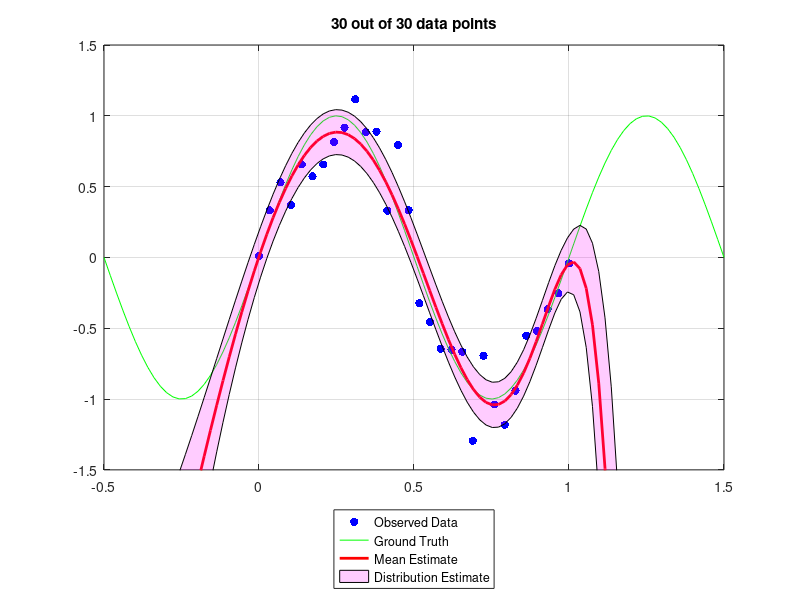

The MATLAB script that drew this image:
%% Bayesian Curve Fitting
% Author: Karl Ezra Pilario, 31 Aug 2018
% Reference: Bishop, Pattern Recognition and Machine Learning, 2006

%% Generate training data and set parameters
clear;
N = 30;                                 % Number of data points
x = linspace(0,1,N);                    % Training data, x
t = sin(2*pi*x) + 0.2*randn(size(x));   % Training data, t
X = linspace(-0.5,1.5,100);             % Define finely separated x values
T = sin(2*pi*X);                        % Compute a smooth curve for X

% Set the constant values. Note: precision = 1/variance
a = 5e-3;       % alpha, precision of the weights, w
b = 11.1;       % beta,  precision of the inputs, x
D = 9;          % degree of polynomial to be fitted
M = D+1;        % no. of parameters in the model
W = 0.5*[1 -1]; % no. of std devs for predictive distribution

% Randomize incoming training data points
ind = randperm(N);
t = t(ind); x = x(ind);

z = input('Make a GIF? (y/n): ','s');
if z == 'y', filename = 'bayesiancurvefit.gif'; end
clc;

for j = 1:N
%% Perform sequential curve fitting

    t2 = t(1:j); x2 = x(1:j);               % Collect points 1 to j
    phi = bsxfun(@power,x2',0:D)';          % Design matrix, Eq. (3.16)
    Sinv = a*eye(M) + b*(phi*phi');         % Cov(weights), Eq. (1.72)
    PHI = bsxfun(@power,X',0:D)';           % Finely separated x
    s = zeros(size(X)); m = s;
    for k = 1:length(X)
        m(k) = b*PHI(:,k)'*(Sinv\(phi*t2'));    % Mean, Eq. (1.70)
        s(k) = 1/b + PHI(:,k)'*(Sinv\PHI(:,k));	% Var, Eq. (1.71)
    end
    
%% Plot the results

    f = figure(1); 
    clf; scatter(x2,t2,'b','filled');           % Plot data points 1 to j 
    hold on; grid on; box on;
    axis([-0.5 1.5 -1.5 1.5]);                  % Fix the axes
    plot(X,T,'g',X,m,'r-','LineWidth',2);       % Plot m(x)
    p1 = W(1)*sqrt(s)+m;                        % Solve for +W*s(x)
    p2 = W(2)*sqrt(s)+m;                        % Solve for -W*s(x)
    p = [X fliplr(X); p1 fliplr(p2)];           % Boundary pts for fill
    h = fill(p(1,:),p(2,:),'m');                % Plot +/-W*s(x)
    set(h,'facealpha',0.2);                     % Make fill translucent
    title(sprintf('%d out of %d data points',j,N));
    legend({'Observed Data','Ground Truth',...
        'Mean Estimate','Distribution Estimate'},...
        'Location','southoutside');
    %disp('Press any key to continue...'); 
    pause; clc;
    
    if z == 'y'                                 % For making a GIF
        frame = getframe(f); 
        im = frame2im(frame); 
        [imind,cm] = rgb2ind(im,256);
        if j == 1 
            imwrite(imind,cm,filename,'gif','Loopcount',inf); 
        else 
            imwrite(imind,cm,filename,'gif','WriteMode','append'); 
        end
    end
end

